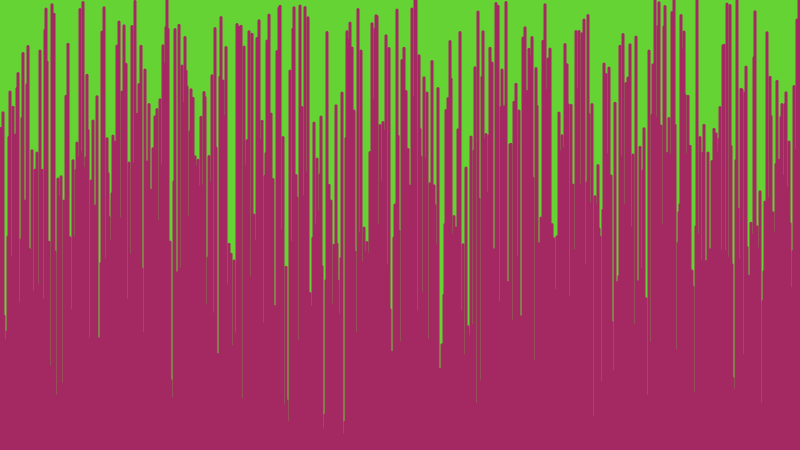
Frame 1 (no input)
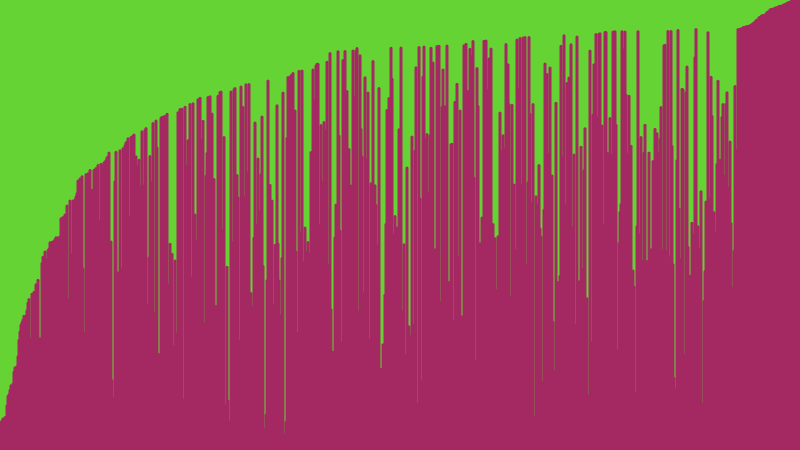
Frame 60 (no input)
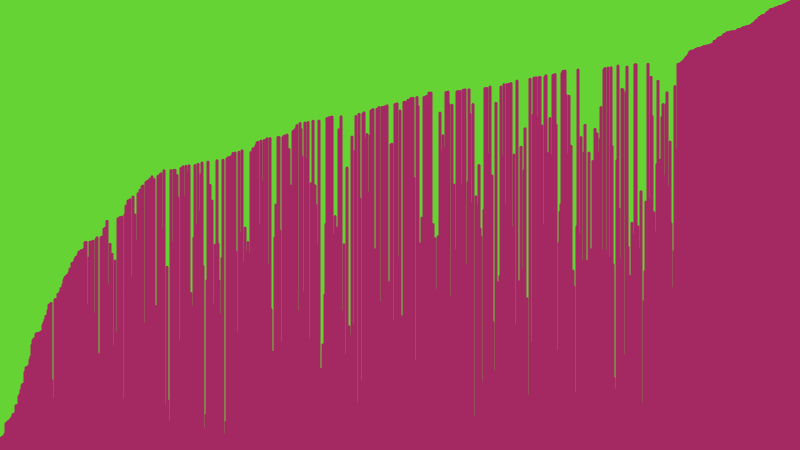
Frame 120 (the mouse pressed at the canvas centre since frame 60)

The p5.js sketch that drew these frames (run headless with seeded random() and noise() and a simulated clock; from frame 60 on, the mouse is pressed at the canvas centre):

// p5.js sketch
// ── sketch.js
// Daniel Shiffman
// http://youtube.com/thecodingtrain
// http://codingtra.in

// Coding Challenge #114: Bubble Sort Visualization
// https://youtu.be/67k3I2GxTH8

let values = [];

let i = 0;
let j = 0;

function setup() {
  createCanvas(800, 450);
  values = new Array(width);
  for (let i = 0; i < values.length; i++) {
    values[i] = random(height);
    //values[i] = noise(i/100.0)*height;
  }
}

function draw() {
  background('#66D334');

  if (i < values.length) {
    for (let j = 0; j < values.length - i - 1; j++) {
      let a = values[j];
      let b = values[j + 1];
      if (a > b) {
        swap(values, j, j + 1);
      }
    }
  } else {
    console.log("finished");
    noLoop();
  }
  i++;

  for (let i = 0; i < values.length; i++) {
    strokeWeight(3);
    stroke('#A42963');
    
    line(i, height, i, height - values[i]);
    // stroke('#66D334');
    // strokeWeight(3);
    // line(i, 0, i, height);
  }
}

function swap(arr, a, b) {
  let temp = arr[a];
  arr[a] = arr[b];
  arr[b] = temp;
}
